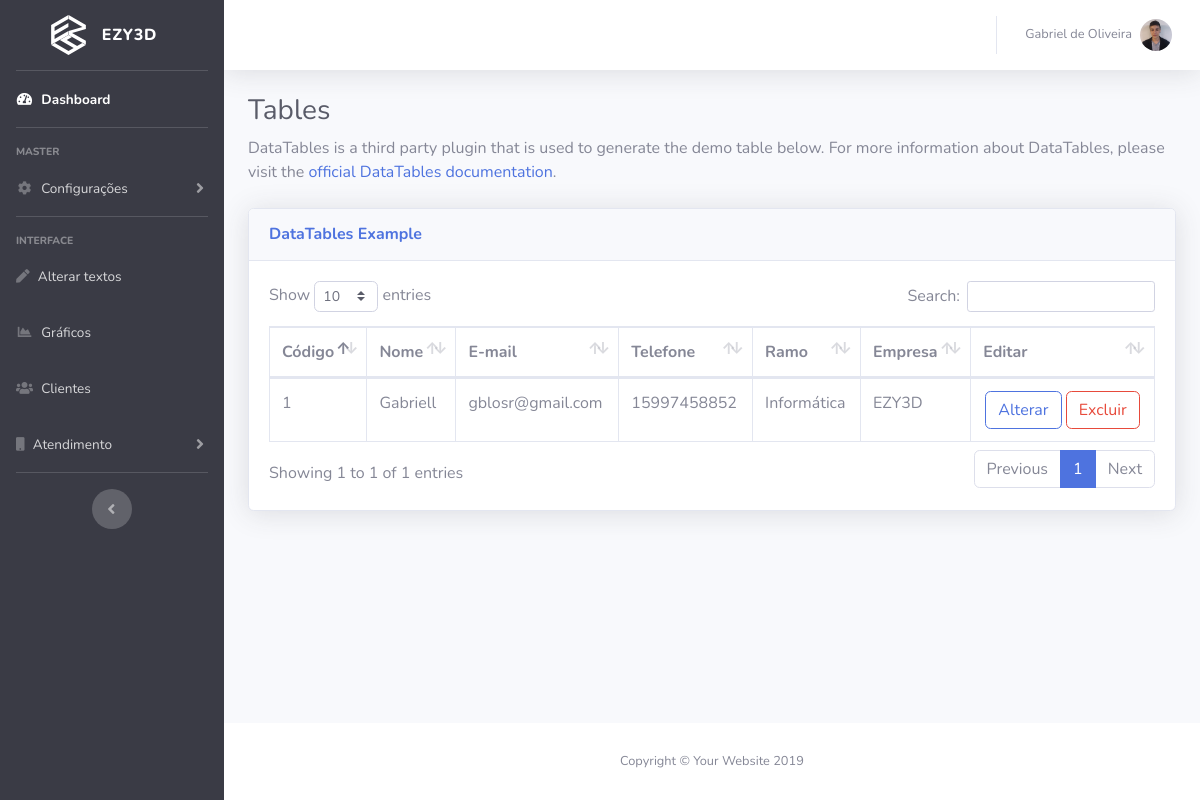
The page /dashboard/clientes.php (signed in) on the database as committed earlier.
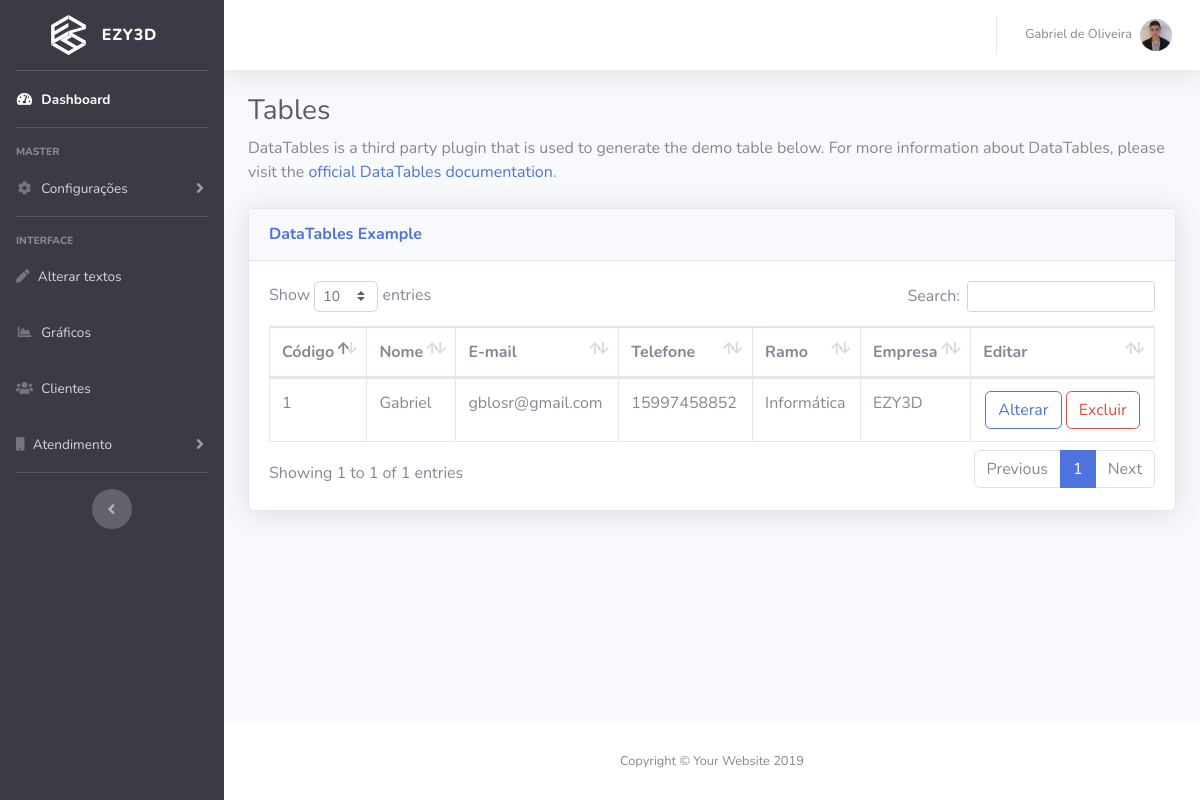
The same page on the database as committed later.
### tables this page shows
CREATE TABLE IF NOT EXISTS `cliente` (
  `idcliente` int(11) NOT NULL AUTO_INCREMENT,
  `nome` varchar(30) NOT NULL,
  `sobrenome` varchar(50) NOT NULL,
  `email` varchar(50) NOT NULL,
  `senha` varchar(40) NOT NULL,
  `telefone` char(11) NOT NULL,
  `pais` varchar(30) NOT NULL,
  `ramo` varchar(20) DEFAULT NULL,
  `empresa` varchar(20) DEFAULT NULL,
  PRIMARY KEY (`idcliente`)
);

### public_html/Classes/Conexao.php (called while the page is built, shortened)
<?php
class Conexao {
    private $usuario;
    private $senha;
    private $bd;
    private $conexao;
    public function __construct() {
        $this->usuario = "root";
        $this->senha = "";
        $this->bd = "batata";
        $this->servidor = "localhost";
    }
    public function conectar() {
        $this->conexao = new PDO("mysql:host=$this->servidor;dbname=$this->bd", $this->usuario, $this->senha,
            array(PDO::MYSQL_ATTR_INIT_COMMAND => "SET NAMES utf8"));
    }
    public function executarFetchAll($sql, $valores) {
        $comando = $this->conexao->prepare($sql);
        $comando->execute();
        return $comando->fetchAll();
    }
}
?>

### public_html/Classes/Crud.php (called while the page is built, shortened)
<?php
require_once "Conexao.php";
class Crud extends Conexao {
    public function consultar($coluna, $tabela, $restricao, $valores) {
        $sql = "SELECT DISTINCT $coluna FROM $tabela $restricao";
        return parent::executarFetchAll($sql, $valores);
    }
}
?>

### public_html/dashboard/clientes.php (the view, shortened to what this page needs)
<!DOCTYPE html>
<html lang="en">
<head>
  <link href="vendor/fontawesome-free/css/all.min.css" rel="stylesheet" type="text/css">
  <link href="css/sb-admin-2.min.css" rel="stylesheet">
  <link href="vendor/datatables/dataTables.bootstrap4.min.css" rel="stylesheet">
</head>
<body id="page-top">
  <div id="wrapper">
      <?php
include "menu.php";
?>
   <div class="container-fluid">
    <h1 class="h3 mb-2 text-gray-800">Tables</h1>
    <p class="mb-4">DataTables is a third party plugin that is used to generate the demo table below. For more information about DataTables, please visit the <a target="_blank" href="https://datatables.net">official DataTables documentation</a>.</p>
    <div class="card shadow mb-4">
      <div class="card-header py-3">
        <h6 class="m-0 font-weight-bold text-primary">DataTables Example</h6>
      </div>
      <div class="card-body">
        <div class="table-responsive">
          <table class="table table-bordered" id="dataTable" width="100%" cellspacing="0">
            <thead>
              <tr>
                <th>Código</th>
                <th>Nome</th>
                <th>E-mail</th>
                <th>Telefone</th>
                <th>Ramo</th>
                <th>Empresa</th>
<?php if ($permissao == "@571824") {?>
                <th>Editar</th>
<?php }?>
              </tr>
            </thead>
            <tbody>
             <?php
require_once "../Classes/Conexao.php";
$obj = new Usuario();
$registro = $obj->consultar("*", "cliente", null, null);
foreach ($registro as $cliente) {?>
              <tr>
                <td><?=$cliente['idcliente']?></td>
                <td><?=$cliente['nome']?></td>
                <td><?=$cliente['email']?></td>
                <td><?=$cliente['telefone']?></td>
                <td><?=$cliente['ramo']?></td>
                <td><?=$cliente['empresa']?></td>
<?php if ($permissao == "@571824") {?>
                <td class="text-center">
                  <a class="btn btn-outline-primary" id="btn-alterar" href="javascript:consultarCliente(<?=$cliente['idcliente']?>, 'consultar')">Alterar</a>
                  <a class="btn btn-outline-danger" onclick="return confirmar()"  href="javascript:excluirCliente(<?=$cliente['idcliente']?>, 'excluir')">Excluir</a>
                </td>
<?php }?>
              </tr>
            <?php }?>
          </tbody>
        </table>
      </div>
    </div>
  </div>
</div>
</div>
<footer class="sticky-footer bg-white">
  <div class="container my-auto">
    <div class="copyright text-center my-auto">
      <span>Copyright &copy; Your Website 2019</span>
    </div>
  </div>
</footer>
</div>
</div>
</body>
</html>

### public_html/dashboard/menu.php (shortened to what this page needs)
<ul class="navbar-nav bg-gray-900 sidebar sidebar-dark accordion" id="accordionSidebar">
  <a class="sidebar-brand d-flex align-items-center justify-content-center" href="index.php">
    <div class="sidebar-brand-icon">
      <img src="img/logo_white.svg" width="35px" alt="">
    </div>
    <div class="sidebar-brand-text mx-3">EZY3D</div>
  </a>
  <hr class="sidebar-divider my-0">
      <?php if ($permissao == "@571824" || $permissao == "&43642" || $permissao == "$3590" || $permissao == "*271" || $permissao == "#11") {?>
                    <li class="nav-item active">
    <a class="nav-link" href="index.php">
      <i class="fas fa-fw fa-tachometer-alt"></i>
      <span>Dashboard</span></a>
  </li>
<?php }?>
  <hr class="sidebar-divider">
<?php if ($permissao == "@571824") {?>
                  <div>
    <div class="sidebar-heading">
      master
    </div>
    <li class="nav-item">
      <a class="nav-link collapsed" href="#" data-toggle="collapse" data-target="#collapseTwo" aria-expanded="true"
        aria-controls="collapseTwo">
        <i class="fas fa-fw fa-cog"></i>
        <span>Configurações</span>
      </a>
    </li>
    <hr class="sidebar-divider">
  </div>
<?php }?>
  <div class="sidebar-heading">
    Interface
  </div>
  <?php if ($permissao == "@571824" || $permissao == "&43642") {?>
                <li class="nav-item">
    <a class="nav-link" href="textos.php">
      <i class="fas fa-pen"></i>
      <span>Alterar textos</span></a>
  </li>
<?php }?>
    <?php if ($permissao == "@571824" || $permissao == "&43642" || $permissao == "$3590" || $permissao == "*271" || $permissao == "#11") {?>
                  <li class="nav-item">
    <a class="nav-link" href="graficos.php">
      <i class="fas fa-fw fa-chart-area"></i>
      <span>Gráficos</span></a>
  </li>
<?php }?>
      <?php if ($permissao == "@571824" || $permissao == "&43642" || $permissao == "$3590 " || $permissao == "*271 ") {?>
                    <li class="nav-item">
    <a class="nav-link" href="clientes.php">
      <i class="fas fa-users"></i>
      <span>Clientes</span></a>
  </li>
  <li class="nav-item">
    <a class="nav-link collapsed" href="#" data-toggle="collapse" data-target="#collapsePages" aria-expanded="true"
      aria-controls="collapsePages">
      <i class="fas fa-mobile"></i>
      <span>Atendimento</span></a>
  </li>
<?php }?>
  <hr class="sidebar-divider d-none d-md-block">
  <div class="text-center d-none d-md-inline">
    <button class="rounded-circle border-0" id="sidebarToggle"></button>
  </div>
</ul>
<div id="content-wrapper" class="d-flex flex-column">
  <div id="content">
    <nav class="navbar navbar-expand navbar-light bg-white topbar mb-4 static-top shadow">
      <ul class="navbar-nav ml-auto">
        <li class="nav-item dropdown no-arrow">
          <a class="nav-link dropdown-toggle" href="#" id="userDropdown" role="button" data-toggle="dropdown"
            aria-haspopup="true" aria-expanded="false">
            <span class="mr-2 d-none d-lg-inline text-gray-600 small"><?=$nome_admin?></span>
            <img class="img-profile rounded-circle" src="img/gabriel.jpg" width="60px">
          </a>
        </li>
      </ul>
    </nav>

Rows that differ between the two databases and show on the page:
changed cliente "gblosr@gmail.com": nome "Gabriell" → "Gabriel"
